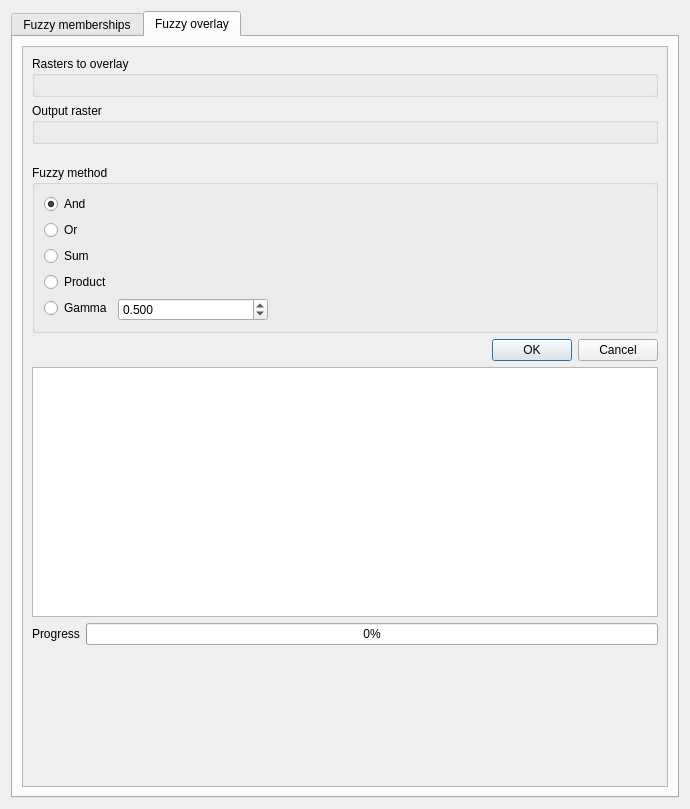
<?xml version="1.0" encoding="UTF-8"?>
<ui version="4.0">
 <class>Form</class>
 <widget class="QWidget" name="Form">
  <property name="geometry">
   <rect>
    <x>0</x>
    <y>0</y>
    <width>690</width>
    <height>809</height>
   </rect>
  </property>
  <property name="windowTitle">
   <string>Form</string>
  </property>
  <layout class="QVBoxLayout" name="verticalLayout_23">
   <item>
    <widget class="QTabWidget" name="fuzzy_modeling_tabs">
     <property name="currentIndex">
      <number>1</number>
     </property>
     <widget class="QWidget" name="fuzzy_membership_tab">
      <attribute name="title">
       <string>Fuzzy memberships</string>
      </attribute>
      <layout class="QVBoxLayout" name="verticalLayout_7">
       <item>
        <widget class="QScrollArea" name="scrollArea_3">
         <property name="widgetResizable">
          <bool>true</bool>
         </property>
         <widget class="QWidget" name="scrollAreaWidgetContents_3">
          <property name="geometry">
           <rect>
            <x>0</x>
            <y>0</y>
            <width>648</width>
            <height>740</height>
           </rect>
          </property>
          <layout class="QVBoxLayout" name="verticalLayout_8">
           <item>
            <layout class="QFormLayout" name="formLayout_7">
             <item row="0" column="0">
              <widget class="QLabel" name="label_3">
               <property name="text">
                <string>Input raster</string>
               </property>
              </widget>
             </item>
             <item row="0" column="1">
              <widget class="QgsMapLayerComboBox" name="input_raster_membership"/>
             </item>
             <item row="1" column="0">
              <widget class="QLabel" name="label_14">
               <property name="text">
                <string>Output raster</string>
               </property>
              </widget>
             </item>
             <item row="3" column="0">
              <widget class="QLabel" name="membership_type_label">
               <property name="text">
                <string>Membership type</string>
               </property>
              </widget>
             </item>
             <item row="3" column="1">
              <widget class="QComboBox" name="membership_type">
               <item>
                <property name="text">
                 <string>Gaussian</string>
                </property>
               </item>
               <item>
                <property name="text">
                 <string>Large</string>
                </property>
               </item>
               <item>
                <property name="text">
                 <string>Linear</string>
                </property>
               </item>
               <item>
                <property name="text">
                 <string>Near</string>
                </property>
               </item>
               <item>
                <property name="text">
                 <string>Power</string>
                </property>
               </item>
               <item>
                <property name="text">
                 <string>Small</string>
                </property>
               </item>
              </widget>
             </item>
             <item row="1" column="1">
              <widget class="QgsFileWidget" name="output_raster_membership">
               <property name="fileWidgetButtonVisible">
                <bool>true</bool>
               </property>
               <property name="storageMode">
                <enum>QgsFileWidget::SaveFile</enum>
               </property>
              </widget>
             </item>
             <item row="2" column="0">
              <spacer name="verticalSpacer_4">
               <property name="orientation">
                <enum>Qt::Vertical</enum>
               </property>
               <property name="sizeType">
                <enum>QSizePolicy::Fixed</enum>
               </property>
               <property name="sizeHint" stdset="0">
                <size>
                 <width>20</width>
                 <height>10</height>
                </size>
               </property>
              </spacer>
             </item>
            </layout>
           </item>
           <item>
            <widget class="QGroupBox" name="membership_parameters_groupbox">
             <property name="sizePolicy">
              <sizepolicy hsizetype="Preferred" vsizetype="Fixed">
               <horstretch>0</horstretch>
               <verstretch>0</verstretch>
              </sizepolicy>
             </property>
             <property name="minimumSize">
              <size>
               <width>0</width>
               <height>152</height>
              </size>
             </property>
             <property name="title">
              <string>Parameters</string>
             </property>
             <layout class="QVBoxLayout" name="verticalLayout_2">
              <item>
               <widget class="QStackedWidget" name="membership_parameters_pages">
                <property name="currentIndex">
                 <number>0</number>
                </property>
                <widget class="QWidget" name="gaussian_page">
                 <layout class="QFormLayout" name="formLayout">
                  <item row="0" column="0">
                   <widget class="QLabel" name="label">
                    <property name="text">
                     <string>Midpoint</string>
                    </property>
                   </widget>
                  </item>
                  <item row="0" column="1">
                   <widget class="QgsDoubleSpinBox" name="gaussian_function_midpoint">
                    <property name="decimals">
                     <number>5</number>
                    </property>
                    <property name="minimum">
                     <double>-99999999999.000000000000000</double>
                    </property>
                    <property name="maximum">
                     <double>99999999999.000000000000000</double>
                    </property>
                    <property name="value">
                     <double>10.000000000000000</double>
                    </property>
                   </widget>
                  </item>
                  <item row="1" column="0">
                   <widget class="QLabel" name="label_2">
                    <property name="text">
                     <string>Spread</string>
                    </property>
                   </widget>
                  </item>
                  <item row="1" column="1">
                   <widget class="QgsDoubleSpinBox" name="gaussian_function_spread">
                    <property name="decimals">
                     <number>5</number>
                    </property>
                    <property name="maximum">
                     <double>99999999999.000000000000000</double>
                    </property>
                    <property name="value">
                     <double>0.010000000000000</double>
                    </property>
                   </widget>
                  </item>
                 </layout>
                </widget>
                <widget class="QWidget" name="large_page">
                 <layout class="QFormLayout" name="formLayout_2">
                  <item row="0" column="0">
                   <widget class="QLabel" name="label999">
                    <property name="text">
                     <string>Midpoint</string>
                    </property>
                   </widget>
                  </item>
                  <item row="0" column="1">
                   <widget class="QgsDoubleSpinBox" name="large_function_midpoint">
                    <property name="decimals">
                     <number>5</number>
                    </property>
                    <property name="minimum">
                     <double>-99999999999.000000000000000</double>
                    </property>
                    <property name="maximum">
                     <double>99999999999.000000000000000</double>
                    </property>
                    <property name="value">
                     <double>50.000000000000000</double>
                    </property>
                   </widget>
                  </item>
                  <item row="1" column="0">
                   <widget class="QLabel" name="label_4">
                    <property name="text">
                     <string>Spread</string>
                    </property>
                   </widget>
                  </item>
                  <item row="1" column="1">
                   <widget class="QgsDoubleSpinBox" name="large_function_spread">
                    <property name="decimals">
                     <number>5</number>
                    </property>
                    <property name="maximum">
                     <double>99999999999.000000000000000</double>
                    </property>
                    <property name="value">
                     <double>5.000000000000000</double>
                    </property>
                   </widget>
                  </item>
                 </layout>
                </widget>
                <widget class="QWidget" name="linear_page">
                 <layout class="QFormLayout" name="formLayout_3">
                  <item row="0" column="0">
                   <widget class="QLabel" name="label_5">
                    <property name="text">
                     <string>Lower bound</string>
                    </property>
                   </widget>
                  </item>
                  <item row="0" column="1">
                   <widget class="QgsDoubleSpinBox" name="linear_low_bound">
                    <property name="decimals">
                     <number>5</number>
                    </property>
                    <property name="minimum">
                     <double>-99999999999.000000000000000</double>
                    </property>
                    <property name="maximum">
                     <double>99999999999.000000000000000</double>
                    </property>
                   </widget>
                  </item>
                  <item row="1" column="0">
                   <widget class="QLabel" name="label_6">
                    <property name="text">
                     <string>Upper bound</string>
                    </property>
                   </widget>
                  </item>
                  <item row="1" column="1">
                   <widget class="QgsDoubleSpinBox" name="linear_high_bound">
                    <property name="decimals">
                     <number>5</number>
                    </property>
                    <property name="minimum">
                     <double>-99999999999.000000000000000</double>
                    </property>
                    <property name="maximum">
                     <double>99999999999.000000000000000</double>
                    </property>
                    <property name="value">
                     <double>1.000000000000000</double>
                    </property>
                   </widget>
                  </item>
                 </layout>
                </widget>
                <widget class="QWidget" name="near_page">
                 <layout class="QFormLayout" name="formLayout_4">
                  <item row="0" column="0">
                   <widget class="QLabel" name="label_7">
                    <property name="text">
                     <string>Midpoint</string>
                    </property>
                   </widget>
                  </item>
                  <item row="0" column="1">
                   <widget class="QgsDoubleSpinBox" name="near_function_midpoint">
                    <property name="decimals">
                     <number>5</number>
                    </property>
                    <property name="minimum">
                     <double>-99999999999.000000000000000</double>
                    </property>
                    <property name="maximum">
                     <double>99999999999.000000000000000</double>
                    </property>
                    <property name="value">
                     <double>50.000000000000000</double>
                    </property>
                   </widget>
                  </item>
                  <item row="1" column="0">
                   <widget class="QLabel" name="label_8">
                    <property name="text">
                     <string>Spread</string>
                    </property>
                   </widget>
                  </item>
                  <item row="1" column="1">
                   <widget class="QgsDoubleSpinBox" name="near_function_spread">
                    <property name="decimals">
                     <number>5</number>
                    </property>
                    <property name="maximum">
                     <double>99999999999.000000000000000</double>
                    </property>
                    <property name="value">
                     <double>0.010000000000000</double>
                    </property>
                   </widget>
                  </item>
                 </layout>
                </widget>
                <widget class="QWidget" name="power_page">
                 <layout class="QFormLayout" name="formLayout_5">
                  <item row="0" column="0">
                   <widget class="QLabel" name="label_9">
                    <property name="text">
                     <string>Lower bound</string>
                    </property>
                   </widget>
                  </item>
                  <item row="0" column="1">
                   <widget class="QgsDoubleSpinBox" name="power_low_bound">
                    <property name="decimals">
                     <number>5</number>
                    </property>
                    <property name="minimum">
                     <double>-99999999999.000000000000000</double>
                    </property>
                    <property name="maximum">
                     <double>99999999999.000000000000000</double>
                    </property>
                   </widget>
                  </item>
                  <item row="1" column="0">
                   <widget class="QLabel" name="label_10">
                    <property name="text">
                     <string>Upper bound</string>
                    </property>
                   </widget>
                  </item>
                  <item row="1" column="1">
                   <widget class="QgsDoubleSpinBox" name="power_high_bound">
                    <property name="decimals">
                     <number>5</number>
                    </property>
                    <property name="minimum">
                     <double>-99999999999.000000000000000</double>
                    </property>
                    <property name="maximum">
                     <double>99999999999.000000000000000</double>
                    </property>
                    <property name="value">
                     <double>1.000000000000000</double>
                    </property>
                   </widget>
                  </item>
                  <item row="2" column="0">
                   <widget class="QLabel" name="label_11">
                    <property name="text">
                     <string>Exponent</string>
                    </property>
                   </widget>
                  </item>
                  <item row="2" column="1">
                   <widget class="QgsDoubleSpinBox" name="power_function_exponent">
                    <property name="decimals">
                     <number>5</number>
                    </property>
                    <property name="maximum">
                     <double>99999999999.000000000000000</double>
                    </property>
                    <property name="value">
                     <double>2.000000000000000</double>
                    </property>
                   </widget>
                  </item>
                 </layout>
                </widget>
                <widget class="QWidget" name="small_page">
                 <layout class="QFormLayout" name="formLayout_6">
                  <item row="0" column="0">
                   <widget class="QLabel" name="label_12">
                    <property name="text">
                     <string>Function midpoint</string>
                    </property>
                   </widget>
                  </item>
                  <item row="0" column="1">
                   <widget class="QgsDoubleSpinBox" name="small_function_midpoint">
                    <property name="decimals">
                     <number>5</number>
                    </property>
                    <property name="minimum">
                     <double>-99999999999.000000000000000</double>
                    </property>
                    <property name="maximum">
                     <double>99999999999.000000000000000</double>
                    </property>
                    <property name="value">
                     <double>50.000000000000000</double>
                    </property>
                   </widget>
                  </item>
                  <item row="1" column="0">
                   <widget class="QLabel" name="label_13">
                    <property name="text">
                     <string>Function spread</string>
                    </property>
                   </widget>
                  </item>
                  <item row="1" column="1">
                   <widget class="QgsDoubleSpinBox" name="small_function_spread">
                    <property name="decimals">
                     <number>5</number>
                    </property>
                    <property name="maximum">
                     <double>99999999999.000000000000000</double>
                    </property>
                    <property name="value">
                     <double>5.000000000000000</double>
                    </property>
                   </widget>
                  </item>
                 </layout>
                </widget>
               </widget>
              </item>
             </layout>
            </widget>
           </item>
           <item>
            <widget class="QDialogButtonBox" name="button_box_memberships">
             <property name="standardButtons">
              <set>QDialogButtonBox::Ok|QDialogButtonBox::RestoreDefaults</set>
             </property>
            </widget>
           </item>
           <item>
            <spacer name="verticalSpacer_2">
             <property name="orientation">
              <enum>Qt::Vertical</enum>
             </property>
             <property name="sizeHint" stdset="0">
              <size>
               <width>20</width>
               <height>40</height>
              </size>
             </property>
            </spacer>
           </item>
           <item>
            <widget class="QFrame" name="membership_plot_container">
             <property name="minimumSize">
              <size>
               <width>0</width>
               <height>350</height>
              </size>
             </property>
             <property name="frameShape">
              <enum>QFrame::StyledPanel</enum>
             </property>
             <property name="frameShadow">
              <enum>QFrame::Raised</enum>
             </property>
            </widget>
           </item>
          </layout>
         </widget>
        </widget>
       </item>
      </layout>
     </widget>
     <widget class="QWidget" name="fuzzy_overlay_tab">
      <attribute name="title">
       <string>Fuzzy overlay</string>
      </attribute>
      <layout class="QVBoxLayout" name="verticalLayout">
       <item>
        <widget class="QScrollArea" name="scrollArea">
         <property name="widgetResizable">
          <bool>true</bool>
         </property>
         <widget class="QWidget" name="scrollAreaWidgetContents">
          <property name="geometry">
           <rect>
            <x>0</x>
            <y>0</y>
            <width>648</width>
            <height>740</height>
           </rect>
          </property>
          <layout class="QVBoxLayout" name="verticalLayout_6">
           <item>
            <widget class="QGroupBox" name="fuzzy_rasters_box">
             <property name="sizePolicy">
              <sizepolicy hsizetype="Preferred" vsizetype="Maximum">
               <horstretch>0</horstretch>
               <verstretch>0</verstretch>
              </sizepolicy>
             </property>
             <property name="title">
              <string>Rasters to overlay</string>
             </property>
             <layout class="QVBoxLayout" name="verticalLayout_3">
              <item>
               <layout class="QVBoxLayout" name="fuzzy_rasters_layout"/>
              </item>
             </layout>
            </widget>
           </item>
           <item>
            <widget class="QGroupBox" name="output_raster_overlay_box">
             <property name="title">
              <string>Output raster</string>
             </property>
             <layout class="QVBoxLayout" name="verticalLayout_5">
              <item>
               <widget class="QgsFileWidget" name="output_raster_overlay">
                <property name="storageMode">
                 <enum>QgsFileWidget::SaveFile</enum>
                </property>
               </widget>
              </item>
             </layout>
            </widget>
           </item>
           <item>
            <spacer name="verticalSpacer_3">
             <property name="orientation">
              <enum>Qt::Vertical</enum>
             </property>
             <property name="sizeType">
              <enum>QSizePolicy::Fixed</enum>
             </property>
             <property name="sizeHint" stdset="0">
              <size>
               <width>20</width>
               <height>15</height>
              </size>
             </property>
            </spacer>
           </item>
           <item>
            <widget class="QGroupBox" name="fuzzy_method_box">
             <property name="title">
              <string>Fuzzy method</string>
             </property>
             <layout class="QVBoxLayout" name="verticalLayout_4">
              <item>
               <layout class="QVBoxLayout" name="fuzzy_method_layout">
                <item>
                 <widget class="QRadioButton" name="and_method">
                  <property name="text">
                   <string>And</string>
                  </property>
                  <property name="checked">
                   <bool>true</bool>
                  </property>
                 </widget>
                </item>
                <item>
                 <widget class="QRadioButton" name="or_method">
                  <property name="text">
                   <string>Or</string>
                  </property>
                 </widget>
                </item>
                <item>
                 <widget class="QRadioButton" name="sum_method">
                  <property name="text">
                   <string>Sum</string>
                  </property>
                 </widget>
                </item>
                <item>
                 <widget class="QRadioButton" name="product_method">
                  <property name="text">
                   <string>Product</string>
                  </property>
                 </widget>
                </item>
                <item>
                 <layout class="QFormLayout" name="gamma_method_layout">
                  <item row="0" column="0">
                   <widget class="QRadioButton" name="gamma_method">
                    <property name="text">
                     <string>Gamma</string>
                    </property>
                   </widget>
                  </item>
                  <item row="0" column="1">
                   <widget class="QgsDoubleSpinBox" name="gamma_value">
                    <property name="maximumSize">
                     <size>
                      <width>150</width>
                      <height>16777215</height>
                     </size>
                    </property>
                    <property name="decimals">
                     <number>3</number>
                    </property>
                    <property name="maximum">
                     <double>1.000000000000000</double>
                    </property>
                    <property name="value">
                     <double>0.500000000000000</double>
                    </property>
                   </widget>
                  </item>
                 </layout>
                </item>
               </layout>
              </item>
             </layout>
            </widget>
           </item>
           <item>
            <widget class="QDialogButtonBox" name="button_box_overlay">
             <property name="standardButtons">
              <set>QDialogButtonBox::Cancel|QDialogButtonBox::Ok</set>
             </property>
            </widget>
           </item>
           <item>
            <layout class="QVBoxLayout" name="verticalLayout_18">
             <item>
              <widget class="QTextEdit" name="overlay_log">
               <property name="sizePolicy">
                <sizepolicy hsizetype="Expanding" vsizetype="Expanding">
                 <horstretch>0</horstretch>
                 <verstretch>0</verstretch>
                </sizepolicy>
               </property>
               <property name="minimumSize">
                <size>
                 <width>0</width>
                 <height>250</height>
                </size>
               </property>
               <property name="maximumSize">
                <size>
                 <width>16777215</width>
                 <height>16777215</height>
                </size>
               </property>
               <property name="autoFormatting">
                <set>QTextEdit::AutoNone</set>
               </property>
               <property name="readOnly">
                <bool>true</bool>
               </property>
               <property name="html">
                <string>&lt;!DOCTYPE HTML PUBLIC &quot;-//W3C//DTD HTML 4.0//EN&quot; &quot;http://www.w3.org/TR/REC-html40/strict.dtd&quot;&gt;
&lt;html&gt;&lt;head&gt;&lt;meta name=&quot;qrichtext&quot; content=&quot;1&quot; /&gt;&lt;style type=&quot;text/css&quot;&gt;
p, li { white-space: pre-wrap; }
&lt;/style&gt;&lt;/head&gt;&lt;body style=&quot; font-family:'Ubuntu'; font-size:11pt; font-weight:400; font-style:normal;&quot;&gt;
&lt;p style=&quot;-qt-paragraph-type:empty; margin-top:0px; margin-bottom:0px; margin-left:0px; margin-right:0px; -qt-block-indent:0; text-indent:0px;&quot;&gt;&lt;br /&gt;&lt;/p&gt;&lt;/body&gt;&lt;/html&gt;</string>
               </property>
              </widget>
             </item>
             <item>
              <layout class="QHBoxLayout" name="progress_layout">
               <item>
                <widget class="QLabel" name="overlay_progress_label">
                 <property name="text">
                  <string>Progress</string>
                 </property>
                </widget>
               </item>
               <item>
                <widget class="QProgressBar" name="overlay_progress_bar">
                 <property name="value">
                  <number>0</number>
                 </property>
                </widget>
               </item>
              </layout>
             </item>
            </layout>
           </item>
           <item>
            <spacer name="verticalSpacer">
             <property name="orientation">
              <enum>Qt::Vertical</enum>
             </property>
             <property name="sizeHint" stdset="0">
              <size>
               <width>20</width>
               <height>365</height>
              </size>
             </property>
            </spacer>
           </item>
          </layout>
         </widget>
        </widget>
       </item>
      </layout>
     </widget>
    </widget>
   </item>
  </layout>
 </widget>
 <customwidgets>
  <customwidget>
   <class>QgsDoubleSpinBox</class>
   <extends>QDoubleSpinBox</extends>
   <header>qgsdoublespinbox.h</header>
  </customwidget>
  <customwidget>
   <class>QgsFileWidget</class>
   <extends>QWidget</extends>
   <header>qgsfilewidget.h</header>
   <container>1</container>
  </customwidget>
  <customwidget>
   <class>QgsMapLayerComboBox</class>
   <extends>QComboBox</extends>
   <header>qgsmaplayercombobox.h</header>
  </customwidget>
 </customwidgets>
 <resources/>
 <connections/>
</ui>
